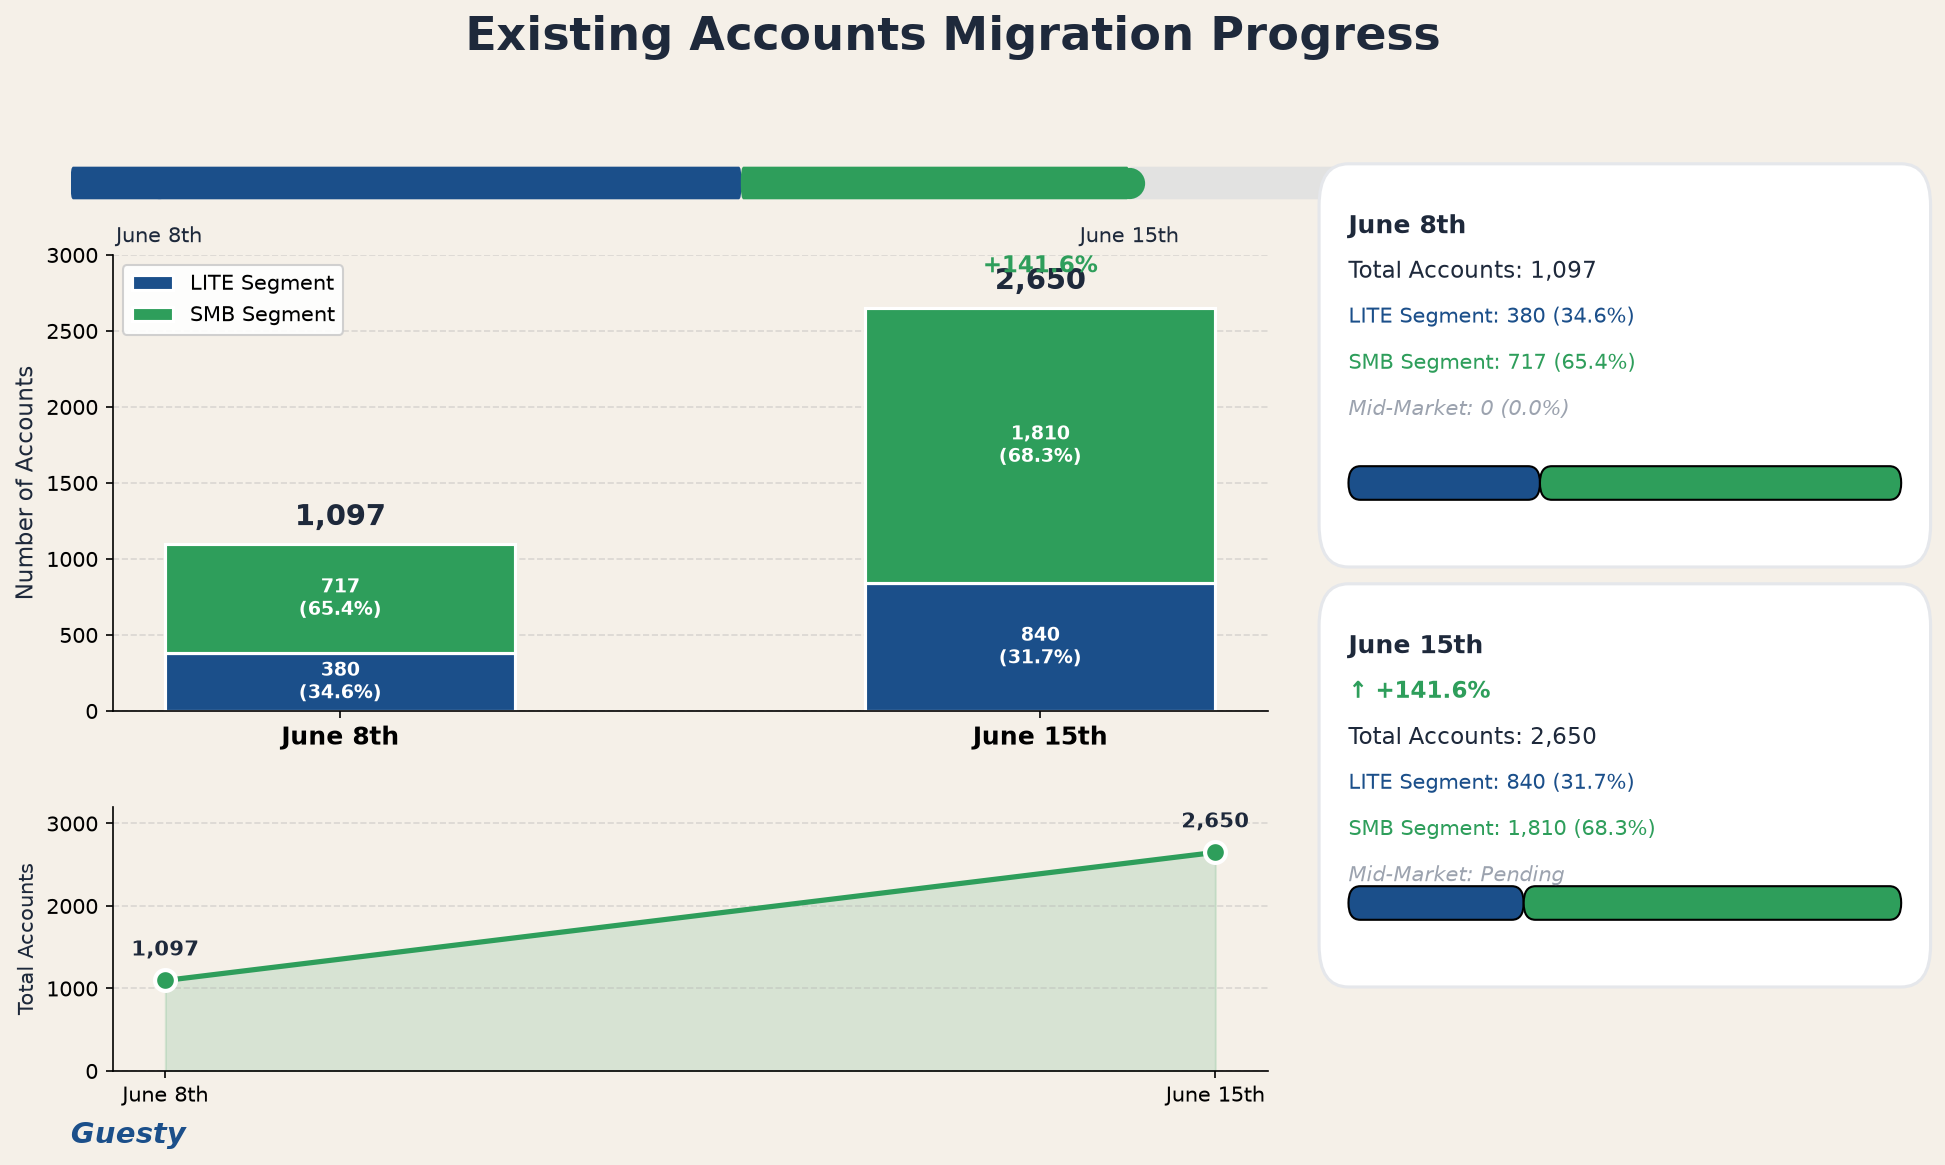

Recreate this plot in Python.
#!/usr/bin/env python3
"""Generate Existing Accounts Migration Progress chart from slide data."""

import matplotlib.pyplot as plt
import matplotlib.patches as mpatches
from matplotlib.patches import FancyBboxPatch
import numpy as np

# Data from screenshot
dates = ["June 8th", "June 15th"]
totals = [1097, 2650]
lite = [380, 840]
smb = [717, 1810]
mid_market = [0, 0]  # Pending on June 15th

# Guesty-style colors
COLOR_LITE = "#1B4F8A"      # dark blue
COLOR_SMB = "#2E9E5B"       # green
COLOR_MID = "#9CA3AF"       # gray for pending
COLOR_BG = "#F5F0E8"        # beige background
COLOR_TEXT = "#1E293B"
COLOR_ACCENT = "#2E9E5B"

fig = plt.figure(figsize=(14, 8), facecolor=COLOR_BG)
fig.suptitle(
    "Existing Accounts Migration Progress",
    fontsize=22,
    fontweight="bold",
    color=COLOR_TEXT,
    y=0.96,
)

# --- Top: timeline progress bar ---
ax_timeline = fig.add_axes([0.08, 0.78, 0.84, 0.08])
ax_timeline.set_facecolor(COLOR_BG)
ax_timeline.set_xlim(0, 100)
ax_timeline.set_ylim(0, 1)
ax_timeline.axis("off")

# Progress bar segments
bar_y, bar_h = 0.35, 0.3
ax_timeline.add_patch(
    mpatches.FancyBboxPatch(
        (0, bar_y), 38, bar_h,
        boxstyle="round,pad=0.02,rounding_size=0.15",
        facecolor=COLOR_LITE, edgecolor="none",
    )
)
ax_timeline.add_patch(
    mpatches.FancyBboxPatch(
        (38, bar_y), 22, bar_h,
        boxstyle="round,pad=0.02,rounding_size=0.15",
        facecolor=COLOR_SMB, edgecolor="none",
    )
)
ax_timeline.add_patch(
    mpatches.FancyBboxPatch(
        (60, bar_y), 40, bar_h,
        boxstyle="round,pad=0.02,rounding_size=0.15",
        facecolor="#D1D5DB", edgecolor="none", alpha=0.5,
    )
)

# Timeline markers
for x, color, label in [(5, COLOR_LITE, "June 8th"), (60, COLOR_SMB, "June 15th")]:
    ax_timeline.plot(x, 0.5, "o", markersize=14, color=color, zorder=5)
    ax_timeline.text(x, 0.05, label, ha="center", va="top", fontsize=10, color=COLOR_TEXT)

# --- Middle: stacked bar chart ---
ax_bars = fig.add_axes([0.1, 0.38, 0.55, 0.38])
ax_bars.set_facecolor(COLOR_BG)

x = np.arange(len(dates))
width = 0.5

b1 = ax_bars.bar(x, lite, width, label="LITE Segment", color=COLOR_LITE, edgecolor="white", linewidth=1.5)
b2 = ax_bars.bar(x, smb, width, bottom=lite, label="SMB Segment", color=COLOR_SMB, edgecolor="white", linewidth=1.5)

ax_bars.set_xticks(x)
ax_bars.set_xticklabels(dates, fontsize=12, fontweight="bold")
ax_bars.set_ylabel("Number of Accounts", fontsize=11, color=COLOR_TEXT)
ax_bars.set_ylim(0, 3000)
ax_bars.yaxis.grid(True, linestyle="--", alpha=0.4)
ax_bars.set_axisbelow(True)
ax_bars.spines["top"].set_visible(False)
ax_bars.spines["right"].set_visible(False)

# Total labels on bars
for i, total in enumerate(totals):
    ax_bars.text(i, total + 80, f"{total:,}", ha="center", va="bottom",
                 fontsize=14, fontweight="bold", color=COLOR_TEXT)
    if i == 1:
        pct_change = ((totals[1] - totals[0]) / totals[0]) * 100
        ax_bars.text(i, total + 200, f"+{pct_change:.1f}%", ha="center", va="bottom",
                     fontsize=11, fontweight="bold", color=COLOR_ACCENT)

# Segment labels inside bars
for i in range(len(dates)):
    if lite[i] > 0:
        ax_bars.text(i, lite[i] / 2, f"{lite[i]:,}\n({lite[i]/totals[i]*100:.1f}%)",
                     ha="center", va="center", fontsize=9, color="white", fontweight="bold")
    ax_bars.text(i, lite[i] + smb[i] / 2, f"{smb[i]:,}\n({smb[i]/totals[i]*100:.1f}%)",
                 ha="center", va="center", fontsize=9, color="white", fontweight="bold")

ax_bars.legend(loc="upper left", framealpha=0.9, fontsize=10)

# --- Right: data cards (like the slide) ---
def draw_card(ax, x, y, w, h, date, total, lite_n, smb_n, mid_label=None, pct_change=None):
    card = FancyBboxPatch(
        (x, y), w, h,
        boxstyle="round,pad=0.02,rounding_size=0.05",
        facecolor="white", edgecolor="#E5E7EB", linewidth=1.5,
        transform=ax.transAxes, clip_on=False,
    )
    ax.add_patch(card)

    lines = [
        (date, 12, "bold", "normal", COLOR_TEXT),
        (f"Total Accounts: {total:,}", 11, "normal", "normal", COLOR_TEXT),
        (f"LITE Segment: {lite_n:,} ({lite_n/total*100:.1f}%)", 10, "normal", "normal", COLOR_LITE),
        (f"SMB Segment: {smb_n:,} ({smb_n/total*100:.1f}%)", 10, "normal", "normal", COLOR_SMB),
    ]
    if mid_label:
        lines.append((f"Mid-Market: {mid_label}", 10, "normal", "italic", COLOR_MID))
    if pct_change is not None:
        lines.insert(1, (f"↑ +{pct_change:.1f}%", 11, "bold", "normal", COLOR_ACCENT))

    ty = y + h - 0.04
    for text, size, weight, style, color in lines:
        ax.text(x + 0.03, ty, text, transform=ax.transAxes,
                fontsize=size, fontweight=weight, fontstyle=style, color=color, va="top")
        ty -= 0.055

    # Mini stacked bar
    bar_x = x + 0.03
    bar_y = y + 0.06
    bar_w = w - 0.06
    bar_h = 0.04
    lite_frac = lite_n / total
    ax.add_patch(FancyBboxPatch(
        (bar_x, bar_y), bar_w * lite_frac, bar_h,
        boxstyle="round,pad=0,rounding_size=0.02",
        facecolor=COLOR_LITE, transform=ax.transAxes, clip_on=False,
    ))
    ax.add_patch(FancyBboxPatch(
        (bar_x + bar_w * lite_frac, bar_y), bar_w * (1 - lite_frac), bar_h,
        boxstyle="round,pad=0,rounding_size=0.02",
        facecolor=COLOR_SMB, transform=ax.transAxes, clip_on=False,
    ))

ax_cards = fig.add_axes([0.68, 0.15, 0.28, 0.7])
ax_cards.set_facecolor(COLOR_BG)
ax_cards.axis("off")

draw_card(ax_cards, 0, 0.52, 1, 0.44, "June 8th", 1097, 380, 717, "0 (0.0%)")
draw_card(ax_cards, 0, 0.02, 1, 0.44, "June 15th", 2650, 840, 1810, "Pending", pct_change=141.6)

# --- Bottom: line chart for total growth ---
ax_line = fig.add_axes([0.1, 0.08, 0.55, 0.22])
ax_line.set_facecolor(COLOR_BG)

ax_line.plot(dates, totals, marker="o", markersize=10, linewidth=2.5,
             color=COLOR_ACCENT, markerfacecolor=COLOR_ACCENT, markeredgecolor="white", markeredgewidth=2)
ax_line.fill_between(range(len(dates)), totals, alpha=0.15, color=COLOR_ACCENT)
ax_line.set_ylabel("Total Accounts", fontsize=10, color=COLOR_TEXT)
ax_line.set_ylim(0, 3200)
ax_line.yaxis.grid(True, linestyle="--", alpha=0.4)
ax_line.spines["top"].set_visible(False)
ax_line.spines["right"].set_visible(False)

for i, t in enumerate(totals):
    ax_line.annotate(f"{t:,}", (i, t), textcoords="offset points",
                     xytext=(0, 12), ha="center", fontsize=10, fontweight="bold", color=COLOR_TEXT)

# Guesty branding placeholder
fig.text(0.08, 0.02, "Guesty", fontsize=14, fontweight="bold", color=COLOR_LITE, style="italic")

output_path = "/workspace/migration_progress_chart.png"
plt.savefig(output_path, dpi=150, bbox_inches="tight", facecolor=COLOR_BG)
print(f"Saved chart to {output_path}")
